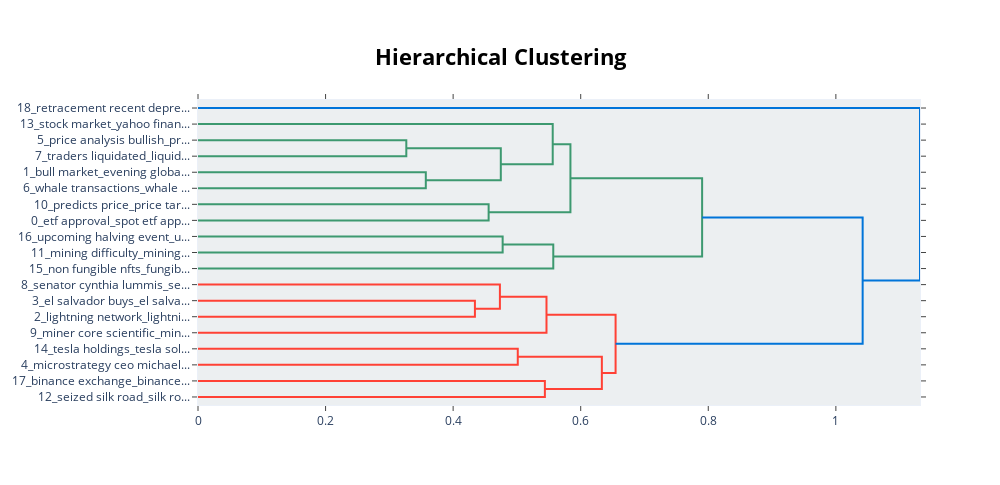

Notebook source saved alongside this figure:
### Code cell
topic_model.visualize_hierarchy()

### Figure 1 — Plotly figure (JSON) as saved in the notebook; plotly's stock layout.template omitted (floating-point values rounded to 4 significant figures)
{"data": [{"hoverinfo": "text", "marker": {"color": "rgb(61,153,112)"}, "mode": "lines", "type": "scatter", "x": [0, 0.3266, 0.3266, 0], "xaxis": "x", "y": [-25, -25, -35, -35], "yaxis": "y"}, {"hoverinfo": "text", "marker": {"color": "rgb(61,153,112)"}, "mode": "lines", "type": "scatter", "x": [0, 0.3571, 0.3571, 0], "xaxis": "x", "y": [-45, -45, -55, -55], "yaxis": "y"}, {"hoverinfo": "text", "marker": {"color": "rgb(61,153,112)"}, "mode": "lines", "type": "scatter", "x": [0.3266, 0.4747, 0.4747, 0.3571], "xaxis": "x", "y": [-30, -30, -50, -50], "yaxis": "y"}, {"hoverinfo": "text", "marker": {"color": "rgb(61,153,112)"}, "mode": "lines", "type": "scatter", "x": [0, 0.5561, 0.5561, 0.4747], "xaxis": "x", "y": [-15, -15, -40, -40], "yaxis": "y"}, {"hoverinfo": "text", "marker": {"color": "rgb(61,153,112)"}, "mode": "lines", "type": "scatter", "x": [0, 0.4556, 0.4556, 0], "xaxis": "x", "y": [-65, -65, -75, -75], "yaxis": "y"}, {"hoverinfo": "text", "marker": {"color": "rgb(61,153,112)"}, "mode": "lines", "type": "scatter", "x": [0.5561, 0.5839, 0.5839, 0.4556], "xaxis": "x", "y": [-27.5, -27.5, -70, -70], "yaxis": "y"}, {"hoverinfo": "text", "marker": {"color": "rgb(61,153,112)"}, "mode": "lines", "type": "scatter", "x": [0, 0.4776, 0.4776, 0], "xaxis": "x", "y": [-85, -85, -95, -95], "yaxis": "y"}, {"hoverinfo": "text", "marker": {"color": "rgb(61,153,112)"}, "mode": "lines", "type": "scatter", "x": [0.4776, 0.557, 0.557, 0], "xaxis": "x", "y": [-90, -90, -105, -105], "yaxis": "y"}, {"hoverinfo": "text", "marker": {"color": "rgb(61,153,112)"}, "mode": "lines", "type": "scatter", "x": [0.5839, 0.7903, 0.7903, 0.557], "xaxis": "x", "y": [-48.75, -48.75, -97.5, -97.5], "yaxis": "y"}, {"hoverinfo": "text", "marker": {"color": "rgb(255,65,54)"}, "mode": "lines", "type": "scatter", "x": [0, 0.4341, 0.4341, 0], "xaxis": "x", "y": [-125, -125, -135, -135], "yaxis": "y"}, {"hoverinfo": "text", "marker": {"color": "rgb(255,65,54)"}, "mode": "lines", "type": "scatter", "x": [0, 0.4733, 0.4733, 0.4341], "xaxis": "x", "y": [-115, -115, -130, -130], "yaxis": "y"}, {"hoverinfo": "text", "marker": {"color": "rgb(255,65,54)"}, "mode": "lines", "type": "scatter", "x": [0.4733, 0.5463, 0.5463, 0], "xaxis": "x", "y": [-122.5, -122.5, -145, -145], "yaxis": "y"}, {"hoverinfo": "text", "marker": {"color": "rgb(255,65,54)"}, "mode": "lines", "type": "scatter", "x": [0, 0.5013, 0.5013, 0], "xaxis": "x", "y": [-155, -155, -165, -165], "yaxis": "y"}, {"hoverinfo": "text", "marker": {"color": "rgb(255,65,54)"}, "mode": "lines", "type": "scatter", "x": [0, 0.5438, 0.5438, 0], "xaxis": "x", "y": [-175, -175, -185, -185], "yaxis": "y"}, {"hoverinfo": "text", "marker": {"color": "rgb(255,65,54)"}, "mode": "lines", "type": "scatter", "x": [0.5013, 0.6332, 0.6332, 0.5438], "xaxis": "x", "y": [-160, -160, -180, -180], "yaxis": "y"}, {"hoverinfo": "text", "marker": {"color": "rgb(255,65,54)"}, "mode": "lines", "type": "scatter", "x": [0.5463, 0.6547, 0.6547, 0.6332], "xaxis": "x", "y": [-133.8, -133.8, -170, -170], "yaxis": "y"}, {"hoverinfo": "text", "marker": {"color": "rgb(0,116,217)"}, "mode": "lines", "type": "scatter", "x": [0.7903, 1.042, 1.042, 0.6547], "xaxis": "x", "y": [-73.12, -73.12, -151.9, -151.9], "yaxis": "y"}, {"hoverinfo": "text", "marker": {"color": "rgb(0,116,217)"}, "mode": "lines", "type": "scatter", "x": [0, 1.132, 1.132, 1.042], "xaxis": "x", "y": [-5, -5, -112.5, -112.5], "yaxis": "y"}], "layout": {"autosize": false, "height": 485, "hoverlabel": {"bgcolor": "white", "font": {"family": "Rockwell", "size": 16}}, "hovermode": "closest", "plot_bgcolor": "#ECEFF1", "showlegend": false, "title": {"font": {"color": "Black", "size": 22}, "text": "<b>Hierarchical Clustering</b>", "x": 0.5, "xanchor": "center", "yanchor": "top"}, "width": 1000, "xaxis": {"mirror": "allticks", "rangemode": "tozero", "showgrid": false, "showline": true, "showticklabels": true, "ticks": "outside", "type": "linear", "zeroline": false}, "yaxis": {"mirror": "allticks", "range": [-190, 0], "rangemode": "tozero", "showgrid": false, "showline": true, "showticklabels": true, "tickmode": "array", "ticks": "outside", "ticktext": ["18_retracement recent depre...", "13_stock market_yahoo finan...", "5_price analysis bullish_pr...", "7_traders liquidated_liquid...", "1_bull market_evening globa...", "6_whale transactions_whale ...", "10_predicts price_price tar...", "0_etf approval_spot etf app...", "16_upcoming halving event_u...", "11_mining difficulty_mining...", "15_non fungible nfts_fungib...", "8_senator cynthia lummis_se...", "3_el salvador buys_el salva...", "2_lightning network_lightni...", "9_miner core scientific_min...", "14_tesla holdings_tesla sol...", "4_microstrategy ceo michael...", "17_binance exchange_binance...", "12_seized silk road_silk ro..."], "tickvals": [-5, -15, -25, -35, -45, -55, -65, -75, -85, -95, -105, -115, -125, -135, -145, -155, -165, -175, -185], "type": "linear", "zeroline": false}}}
